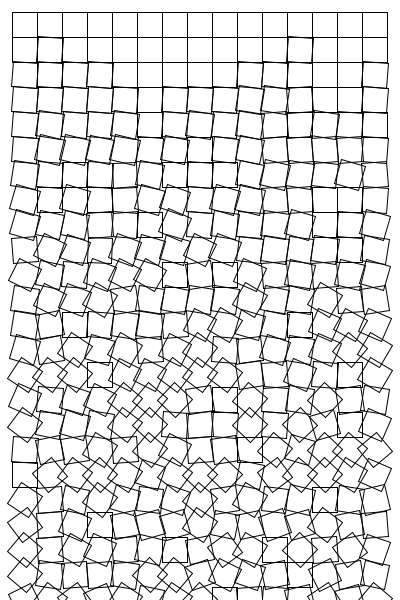
Frame 1 (no input)
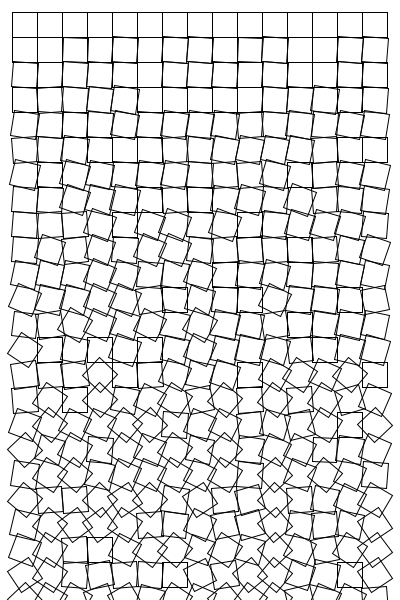
Frame 2 (the mouse pressed at the canvas centre, redrawn once)

The Processing sketch that drew these frames (run headless with seeded random() and noise(); the mouse was pressed at the canvas centre and the sketch redrawn once):

// Processing sketch: processing_185221
// ── processing_185221.pde

/*
An Attempt at Georg Ness's Schotter 
by Jasmine Rajavadee
Feb 10, 2015
*/

int i, u; //cube parameters  
int columns = 32; 
int rows = 15; 

void setup()
{
  size(400, 600); 
  smooth();
  rectMode(CENTER);
  noLoop(); 
  noFill(); 
}

void draw()
{
  background(255); 
  translate(25, 25); 
  for (i = 0; i < columns; i ++)
  {
    for (u = 0; u < rows; u++) 
    {

      pushMatrix(); 
      translate(25*u, 25*i); 
      rotate(random(TWO_PI*i/-360, TWO_PI*i/120));
      rect(0, 0, 25, 25);
      translate(random(25*i), random(25*u)); 
      popMatrix();
    }
  }
}
